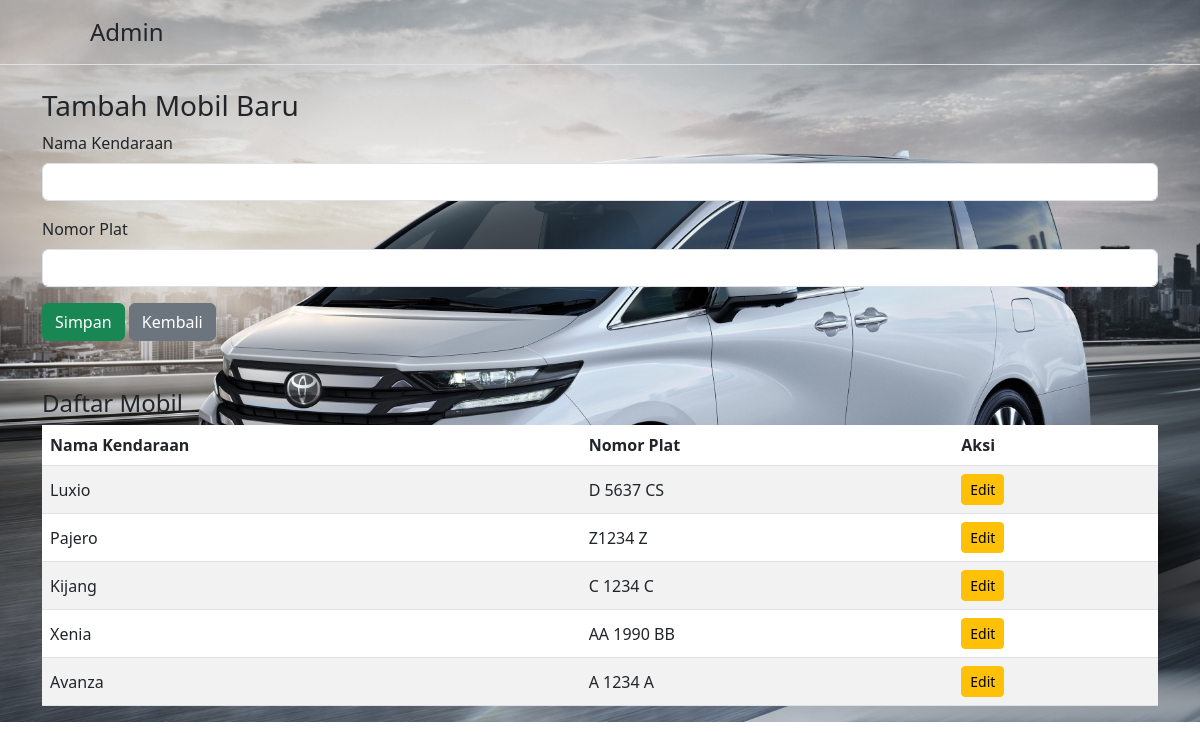
The app's page /tambah_mobil.php (signed in) with its own data.
### tables this page shows
CREATE TABLE `vehicles` (
  `id` int(11) NOT NULL,
  `plate_number` varchar(20) DEFAULT NULL,
  `vehicle_name` varchar(100) DEFAULT NULL
);

### tambah_mobil.php (the view, shortened to what this page needs)
<?php
require_once 'config/db.php';
$edit_vehicle = null;
$stmt = $pdo->query("SELECT id, vehicle_name, plate_number FROM vehicles ORDER BY id DESC");
$vehicles = $stmt->fetchAll();
?>
<!DOCTYPE html>
<html>
<head>
    <link href="https://cdn.jsdelivr.net/npm/bootstrap@5.3.0/dist/css/bootstrap.min.css" rel="stylesheet" />
</head>
<body style="background-image: url('mobil.jpg'); background-repeat: no-repeat; background-size: cover; background-size: cover ;">
    <header class="py-3 mb-4 border-bottom">
        <div class="container d-flex flex-wrap justify-content-center">
            <h3 class="d-flex align-items-center mb-3 mb-lg-0 me-lg-auto text-decoration-none"> <svg class="bi me-2" width="40" height="32" aria-hidden="true">
                </svg> <span class="fs-4">Admin</span>
            </h3>
        </div>
    </header>
    <div class="container mt-4">
        <h3><?= $edit_vehicle ? "Edit Mobil" : "Tambah Mobil Baru" ?></h3>
        <form method="POST" class="mb-5">
            <div class="mb-3">
                <label for="vehicle_name" class="form-label">Nama Kendaraan</label>
                <input type="text" class="form-control" name="vehicle_name" required
                    value="<?= $edit_vehicle ? htmlspecialchars($edit_vehicle['vehicle_name']) : '' ?>">
            </div>
            <div class="mb-3">
                <label for="plate_number" class="form-label">Nomor Plat</label>
                <input type="text" class="form-control" name="plate_number" required
                    value="<?= $edit_vehicle ? htmlspecialchars($edit_vehicle['plate_number']) : '' ?>">
            </div>
            <button type="submit" class="btn btn-success">
                <?= $edit_vehicle ? "Update" : "Simpan" ?>
            </button>
            <a href="admin.php" class="btn btn-secondary me-2">Kembali</a>
        </form>
        <h4>Daftar Mobil</h4>
        <?php if (count($vehicles) === 0): ?>
            <div class="alert alert-info">Belum ada mobil yang terdaftar.</div>
        <?php else: ?>
            <table class="table table-striped align-middle table table-hover">
                <thead>
                    <tr>
                        <th>Nama Kendaraan</th>
                        <th>Nomor Plat</th>
                        <th>Aksi</th>
                    </tr>
                </thead>
                <tbody>
                    <?php foreach ($vehicles as $vehicle): ?>
                        <tr>
                            <td><?= htmlspecialchars($vehicle['vehicle_name']) ?></td>
                            <td><?= htmlspecialchars($vehicle['plate_number']) ?></td>
                            <td>
                                <a href="tambah_mobil.php?edit_id=<?= $vehicle['id'] ?>" class="btn btn-warning btn-sm">Edit</a>
                            </td>
                        </tr>
                    <?php endforeach; ?>
                </tbody>
            </table>
        <?php endif; ?>
    </div>
</body>
</html>

### records on screen
vehicles: vehicle_name "Luxio", plate_number "D 5637 CS"
vehicles: vehicle_name "Pajero", plate_number "Z1234 Z"
vehicles: vehicle_name "Kijang", plate_number "C 1234 C"
vehicles: vehicle_name "Xenia", plate_number "AA 1990 BB"
vehicles: vehicle_name "Avanza", plate_number "A 1234 A"
